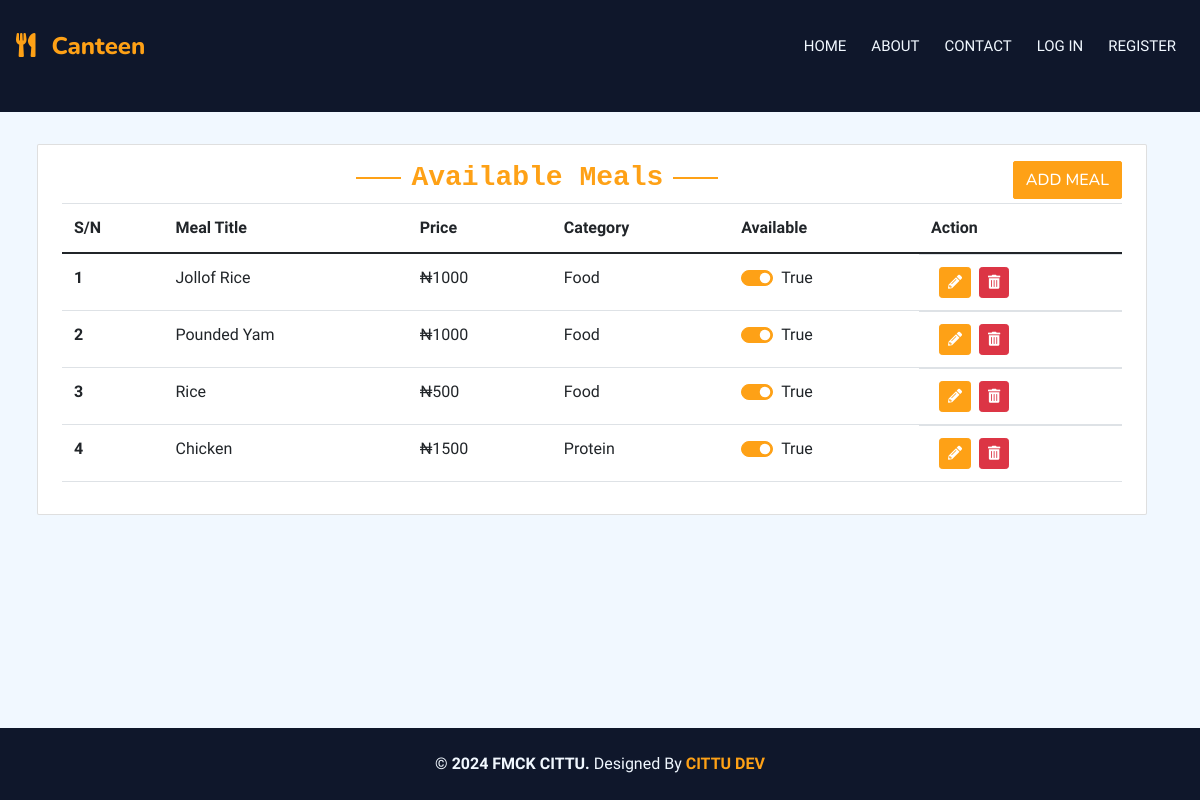
Before: /canteen_manager with the older database file.
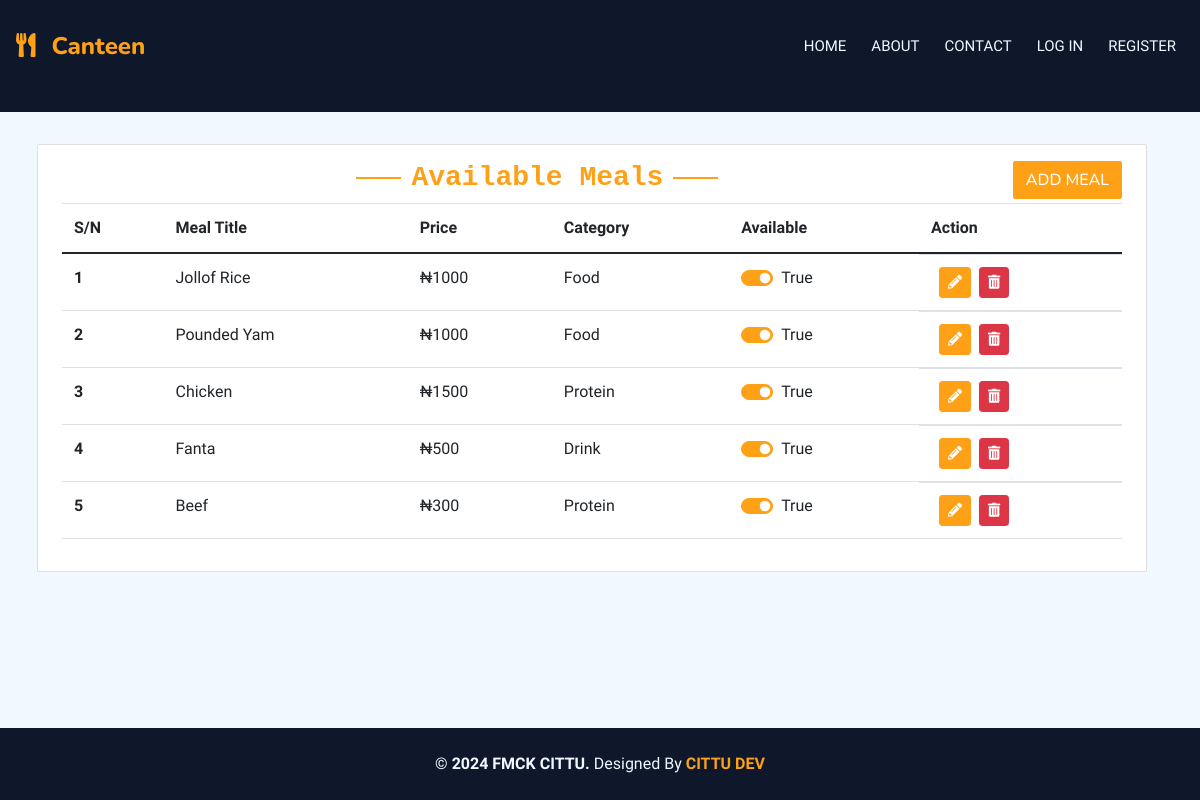
After: the same page with the newer database file.
### main/models.py (models this page shows, shortened)
class Meal(models.Model):
    title = models.CharField(max_length=25)
    price = models.CharField(max_length=7)
    available = models.BooleanField(default=True)
    category = models.ForeignKey(Category, on_delete=models.SET_NULL, null=True)
    meals_image = models.ImageField(upload_to='meal_image', default='default.png', blank=True,null=True)
    class Meta:
        verbose_name_plural = "Meal"

class Category(models.Model):
    title = models.CharField(blank=True, null=True, max_length=25)
    class Meta:
        verbose_name_plural = "Category"
    def __str__(self):
        return self.title

### main/views.py (the view, shortened to what this page needs)
# urls.py: path('canteen_manager', views.canteen_manager, name="canteen_manager"),
def canteen_manager(request):
    meals = Meal.objects.all()
    category = Category.objects.all()
    context = {'meals': meals, 'category': category}
    return render(request, 'main/canteen_manager.html', context)

### templates/main/canteen_manager.html (shortened to what this page needs)
{% extends 'base/base.html' %}
{% block content %}
<div class="container-xxl pt-2 pb-3">
    <div class="container">
        <br>
        <div class="row g-3">
            <div class="card" data-wow-delay="0.1s">
                <div class="card-body table-responsive">
                    <div class="d-flex justify-content-between">
                        <div class="mx-auto">
                            <h3 class="section-title ff-secondary text-center text-primary font-monospace">Available Meals</h3>
                        </div>
                        <div>
                            <button type="button" class="btn btn-primary" data-bs-toggle="modal" data-bs-target="#createMealModal">Add Meal</button>
                        </div>
                      </div>
                    <table class="table">
                        <thead>
                          <tr>
                            <th scope="col">S/N</th>
                            <th scope="col">Meal Title</th>
                            <th scope="col">Price</th>
                            <th scope="col">Category</th>
                            <th scope="col">Available</th>
                            <th scope="col">Action</th>
                          </tr>
                        </thead>
                        <tbody class="table-group-divider">
                        {% for meal in meals %}
                          <tr>
                            <th scope="row">{{ forloop.counter }}</th>
                            <td>{{ meal.title }}</td>
                            <td>&#8358;{{ meal.price }}</td>
                            <td>{{ meal.category }}</td>
                            <td>
                                <form method="POST" action="{% url 'canteen_manager' %}">
                                    <div class="form-check form-switch">
                                        <input class="form-check-input" type="checkbox" role="switch" id="available_{{ meal.id }}" name="available" onChange="this.form.submit();" {% if meal.available %}checked{% endif %}>
                                        <label class="form-check-label" for="available_{{ meal.id }}">{{ meal.available }}</label>
                                    </div>
                                </form>
                            </td>
                            <td class="d-flex">
                                <button class="btn btn-sm btn-primary mx-2" data-bs-toggle="modal" data-bs-target="#editMealModal{{ meal.id }}" title="Edit"><i class="fas fa-pencil-alt"></i></button>
                                <a href="{% url 'delete_meal' meal.id %}" class="btn btn-sm btn-danger" title="Delete"
                                onclick="return confirmDelete();">
                                <i class="fas fa-trash-alt"></i>
                             </a>
                            </td>
                          </tr>
                        {% endfor %}
                        </tbody>
                    </table>
                </div>
            </div>
        </div>
    </div>
</div>
{% endblock content %}

Changed rows visible on the page:
removed Meal: title "Rice", price "500", category "Food", available "☑", available "True"
added Meal: title "Fanta", price "500", category "Drink", available "☑", available "True"
added Meal: title "Beef", price "300", category "Protein", available "☑", available "True"
